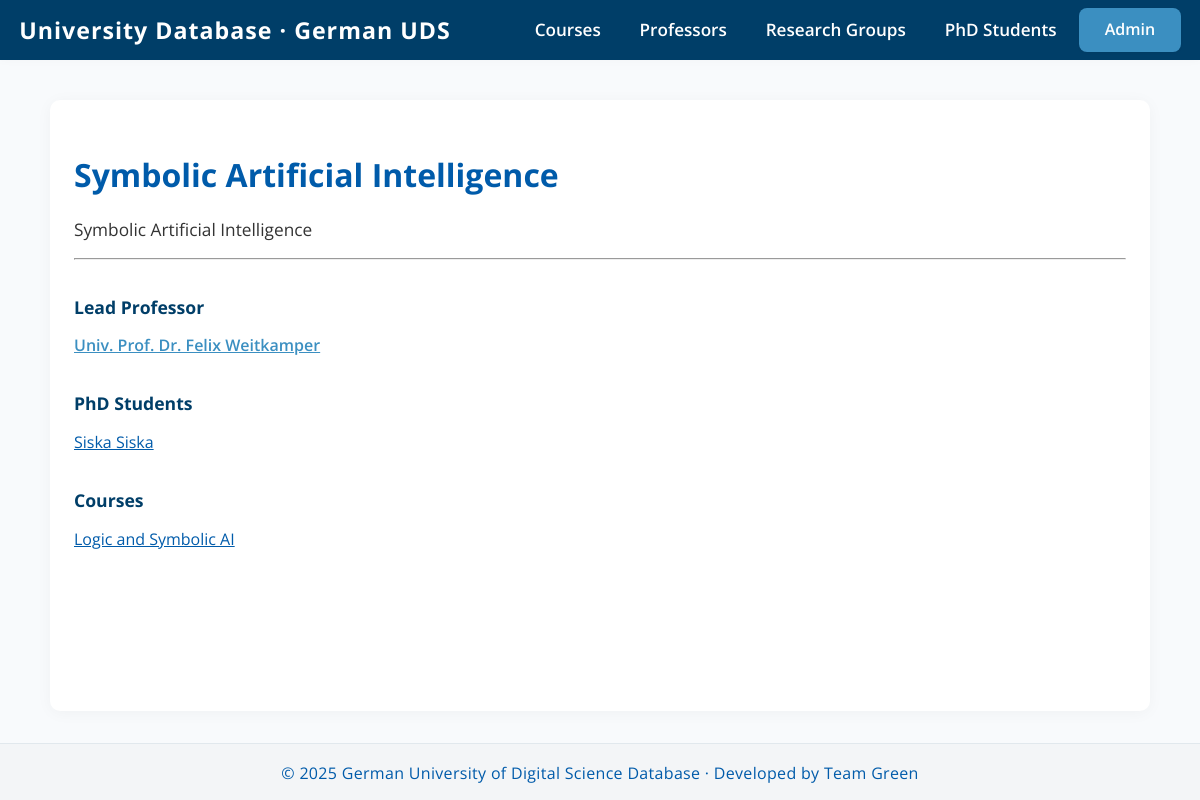
The page /researchgroups/1/ on the database its author committed.
### university/models.py (models this page shows, shortened)
class ResearchGroup(models.Model):
    name = models.CharField(max_length=255)
    description = models.TextField()
    lead_professor = models.OneToOneField(
        'Professor',
        on_delete=models.SET_NULL,
        null=True,
        blank=True,
        related_name='leads_research_group'
    )

class Professor(models.Model):
    title = models.CharField(max_length=50)
    name = models.CharField(max_length=255)
    position = models.CharField(max_length=255)
    research_group = models.OneToOneField(
        ResearchGroup, related_name='main_professor',  # update related_name to avoid clash
        on_delete=models.SET_NULL,
        null=True,
        blank=True
    )
    bio = models.TextField(blank=True)
    image_url = models.URLField(blank=True)
    def __str__(self):
        return f"{self.title} {self.name}"

class PhDStudent(models.Model):
    title = models.CharField(max_length=50, blank=True)  # <-- add blank=True here
    name = models.CharField(max_length=255)
    research_group = models.ForeignKey(ResearchGroup, on_delete=models.CASCADE, related_name='phd_students')
    supervisor = models.ForeignKey(Professor, on_delete=models.CASCADE, related_name='phd_students')
    enrollment_date = models.DateField()
    image_url = models.URLField(blank=True)
    class Meta:
        verbose_name = "PhD student"
        verbose_name_plural = "PhD students"
    def __str__(self):
        return f"{self.title} {self.name}".strip()

class Course(models.Model):
    name = models.CharField(max_length=255)
    description = models.TextField()
    image_url = models.URLField(blank=True)
    credits = models.PositiveSmallIntegerField()
    code = models.CharField(max_length=20, unique=True)
    start_date = models.DateField()
    end_date = models.DateField()
    format = models.CharField(max_length=50)
    level = models.CharField(max_length=50)
    professors = models.ManyToManyField(Professor, related_name='courses', through='ProfessorCourse')
    research_groups = models.ManyToManyField(ResearchGroup, related_name='courses', through='CourseResearch')

### university/views.py (the view)
# urls.py: path('researchgroups/<int:pk>/', views.researchgroup_detail, name='researchgroup_detail'),
def researchgroup_detail(request, pk):
    group = get_object_or_404(ResearchGroup, pk=pk)
    return render(request, 'university/research_group_detail.html', {'group': group})

### university/templates/university/research_group_detail.html (shortened to what this page needs)
{% extends "university/base.html" %}
{% block content %}
<h1 style="color:#005baa;">{{ group.name }}</h1>
<p style="font-size:1.08em; color:#333;">{{ group.description }}</p>
<hr>
<h2 style="font-size:1.1em; color:#003e68; margin-top:2em;">Lead Professor</h2>
{% if group.lead_professor %}
  <a href="{% url 'professor_detail' group.lead_professor.id %}" style="color:#3b8fc1; font-weight:600;">
    {{ group.lead_professor }}
  </a>
{% else %}
  <span style="color:#888;">No lead professor assigned.</span>
{% endif %}
<h2 style="font-size:1.1em; color:#003e68; margin-top:2em;">PhD Students</h2>
<ul style="list-style:none; padding:0;">
  {% for student in group.phd_students.all %}
    <li style="margin-bottom:0.7em;">
      <a href="{% url 'phdstudent_detail' student.id %}" style="color:#005baa;">
        {{ student }}
      </a>
    </li>
  {% empty %}
    <li>No PhD students in this group.</li>
  {% endfor %}
</ul>
<h2 style="font-size:1.1em; color:#003e68; margin-top:2em;">Courses</h2>
<ul style="list-style:none; padding:0;">
  {% for course in group.courses.all %}
    <li style="margin-bottom:0.7em;">
      <a href="{% url 'course_detail' course.id %}" style="color:#005baa;">
        {{ course.name }}
      </a>
    </li>
  {% empty %}
    <li>No courses associated with this group.</li>
  {% endfor %}
</ul>
{% endblock %}

### university/templates/university/base.html (style rules this page uses)
:root { --primary: #005baa; --secondary: #3b8fc1; --light-bg: #f8fafc; --white: #fff; --nav-bg: #003e68; --nav-text: #fff; --nav-hover: #e1e8ed; --footer-bg: #f3f5f7; --footer-text: #005baa; --body-text: #222; }
html { box-sizing: border-box; font-size: 16px; }
*, *:before, *:after { box-sizing: inherit; }
body { margin: 0; font-family: 'Open Sans', Arial, Helvetica, sans-serif; background: var(--light-bg); color: var(--body-text); min-height: 100vh; display: flex; flex-direction: column; font-size: 1rem; }

### rows shown on the page
ResearchGroup: name "Symbolic Artificial Intelligence", description "Symbolic Artificial Intelligence", lead_professor "Univ. Prof. Dr. Felix Weitkamper"
PhDStudent: title+name "Siska Siska"
Course: name "Logic and Symbolic AI"
